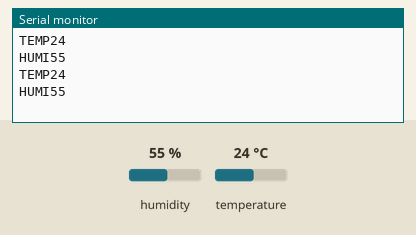
Bench run of a sketch on a simulated Arduino Uno, built with avr-gcc and run on an emulated ATmega328P. Shown: the last lines printed to the serial monitor. Inputs (shaded band) come from the test bench; at power-on: humidity 55 %, temperature 24 °C.

Above: at 2.3 s.
2.4 s: humidity set to 22 %
At 3.6 s:
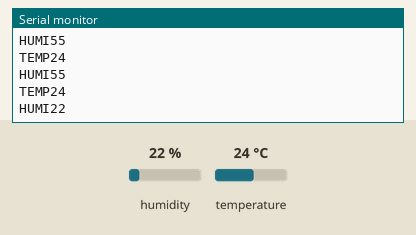
4.5 s: temperature set to 12 °C
At 5.6 s:
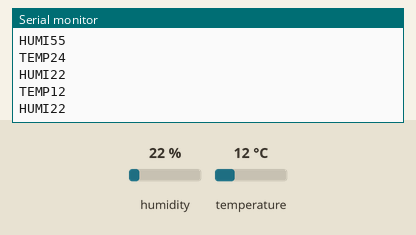
6.6 s: humidity set to 40 %
At 8.5 s:
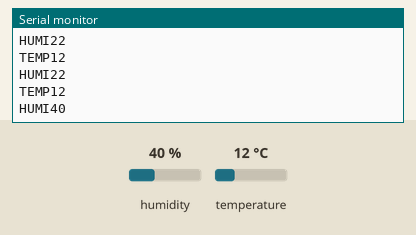
Timing chart, 0 to 10.0 s (numbered marks = the images above; inputs shaded):
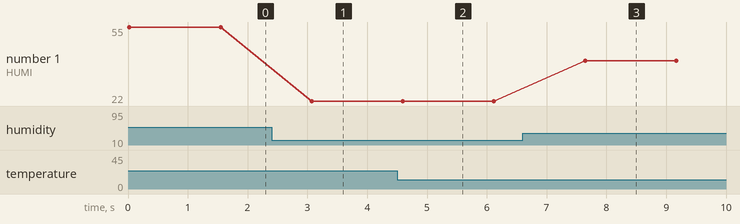

Measured:
- after the input at 2.4 s, the serial monitor: prints a new line after 0.67 s (image 1)
- after the input at 4.5 s, the serial monitor: prints a new line after 0.09 s (image 2)
- after the input at 6.6 s, the serial monitor: prints a new line after 1.0 s (image 3)
- plotted number 1: 55 → 22 after the input at 2.4 s, 22 → 40 after the input at 6.6 s

The sketch:

simple_dht11.ino
```cpp
#include <SimpleDHT.h>
int pinDHT11 = 12;
SimpleDHT11 dht11(pinDHT11);

void setup() {
  Serial.begin(115200);
}

void loop() {
  byte temperature = 0;
  byte humidity = 0;
  int err = SimpleDHTErrSuccess;
  if ((err = dht11.read(&temperature, &humidity, NULL)) != SimpleDHTErrSuccess) {
    Serial.print("Read DHT11 failed, err="); Serial.print(SimpleDHTErrCode(err));
    Serial.print(","); Serial.println(SimpleDHTErrDuration(err)); delay(1000);
    return;
  }
  Serial.print("TEMP"); Serial.println((int)temperature);
  Serial.print("HUMI"); Serial.println((int)humidity);
  delay(1500);
}
```
